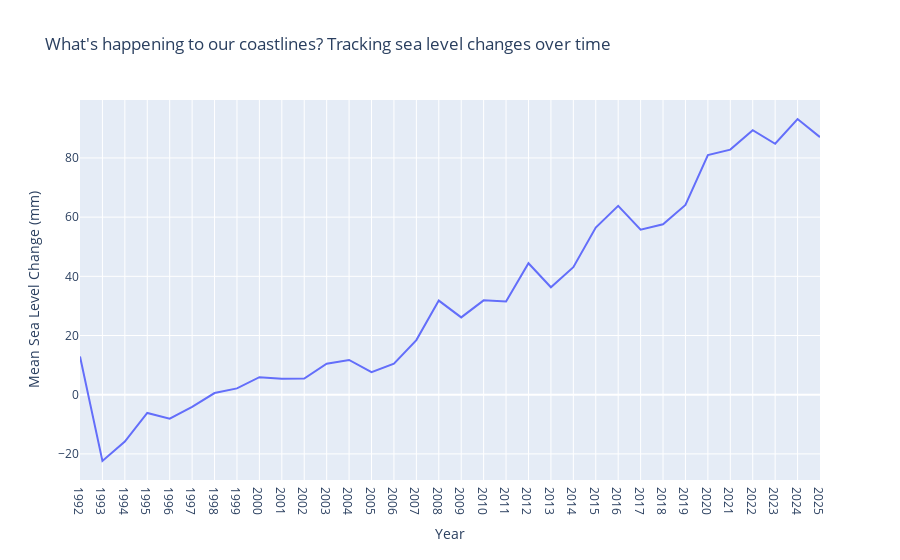

The notebook cell saved with this chart:
### Code cell
fig_sea = px.line(mean_sea_levels, x="Year", y="Change (in mm)", title="What's happening to our coastlines? Tracking sea level changes over time")
fig_sea.update_layout(xaxis_title="Year", yaxis_title="Mean Sea Level Change (mm)")
fig_sea.show()

### Figure 1 — Plotly figure (JSON) as saved in the notebook; plotly's stock layout.template omitted (floating-point values rounded to 4 significant figures)
{"data": [{"hovertemplate": "Year=%{x}<br>Change (in mm)=%{y}<extra></extra>", "legendgroup": "", "line": {"color": "#636efa", "dash": "solid"}, "marker": {"symbol": "circle"}, "mode": "lines", "name": "", "orientation": "v", "showlegend": false, "type": "scatter", "x": ["1992", "1993", "1994", "1995", "1996", "1997", "1998", "1999", "2000", "2001", "2002", "2003", "2004", "2005", "2006", "2007", "2008", "2009", "2010", "2011", "2012", "2013", "2014", "2015", "2016", "2017", "2018", "2019", "2020", "2021", "2022", "2023", "2024", "2025"], "xaxis": "x", "y": [12.92, -22.41, -15.84, -6.162, -8.102, -4.126, 0.5605, 2.132, 5.925, 5.355, 5.447, 10.49, 11.73, 7.604, 10.51, 18.45, 31.8, 26.12, 31.89, 31.48, 44.43, 36.31, 43.09, 56.48, 63.82, 55.77, 57.6, 64.14, 80.98, 82.82, 89.38, 84.81, 93.17, 87.05], "yaxis": "y"}], "layout": {"legend": {"tracegroupgap": 0}, "title": {"text": "What's happening to our coastlines? Tracking sea level changes over time"}, "xaxis": {"anchor": "y", "domain": [0, 1], "title": {"text": "Year"}}, "yaxis": {"anchor": "x", "domain": [0, 1], "title": {"text": "Mean Sea Level Change (mm)"}}}}
